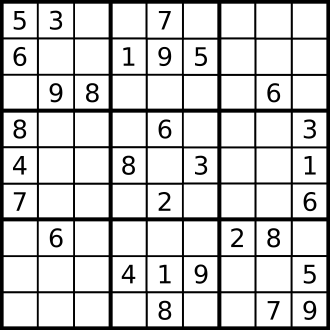
#> input picture tareas/hough/Sudoku-by-L2G-20050714.svg.png, 330 x 330 px
$ jupyter execute --allow-errors hough.ipynb
#> lines starting #> are read from the running program, lines starting #| are printed output that depends on the picture
[cell 1]
import cv2 as cv
import matplotlib.pyplot as plt
import numpy as np

[cell 2]
im = cv.resize(cv.imread("./Sudoku-by-L2G-20050714.svg.png"), (1000,1000))
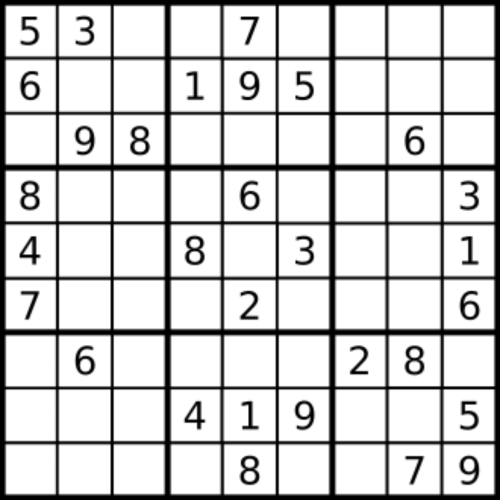
#> im: shape (1000, 1000, 3) (shown at 1/2 size); min 0, max 255, mean 207.7
im = cv.cvtColor(im, cv.COLOR_BGR2GRAY)
#> im: shape (1000, 1000)
im = cv.GaussianBlur(im, (5, 5), 1)
plt.imshow(im, cmap="gray")
